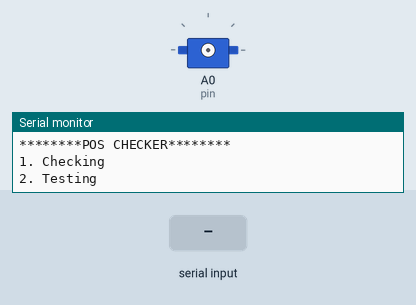
The sketch below on a simulated Arduino Uno, built with avr-gcc and run on an emulated ATmega328P. Shown: servo, the last lines printed to the serial monitor. Inputs (shaded band) come from the test bench.

Above: at 1.2 s.
1.3 s: "90,45,200\n" received over Serial
3.4 s: "1" received over Serial
At 9.5 s:
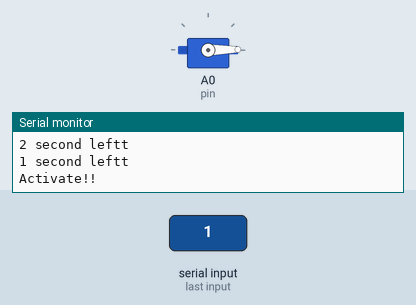
Timing chart, 0 to 10.9 s (numbered marks = the images above; inputs shaded):
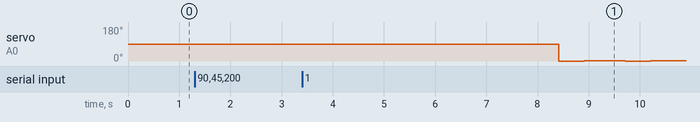

The sketch:

moterChecker.ino
```cpp
#include <Servo.h>

const int slider = A2; // 슬라이더 포트
const int button = 4;  // 버튼 포트
int mapping = 0;  // 슬라이더값 전용 변수
Servo moter;

void hi(void);
void checkMoter(void);
void controlling(void);
void set(int zero, int lim);
void setZero(void);

void setup() {  // 프로그램 초기설정
  Serial.begin(9600); // 시리얼 시작(컴퓨터 - 아두이노 간 통신시작)
  pinMode(button, INPUT);
  hi();
}

void loop() {
  if(Serial.available()) {
    char c = Serial.read();

    switch(c) {
      case '1':
        checkMoter();
        controlling();
        break;
      case '2':
        checkMoter();
        setZero();
        break;
      default:
        ;
    }
  delay(100);
  }
}

void hi(void) {
  Serial.println("********POS CHECKER********");
  Serial.println("1. Checking");
  Serial.println("2. Testing");
  Serial.println("");
}

void checkMoter(void) {
  static int tmp = 0;
  static int pin = 0;
  static bool count = false;

  Serial.print("What port want to attach? : ");
  for(tmp = 0;;) {
    if(Serial.available()) {
      char c = Serial.read();

      if(count) {
        tmp = atoi(&c);
        count = false;

        Serial.print("A"); Serial.println(tmp);
        switch(tmp) {
          case 0:
            pin = A0;
            break;
          case 1:
            pin = A1;
            break;
          case 2:
            pin = A2;
            break;
          case 3:
            pin = A3;
            break;
          case 4:
            pin = A4;
            break;
          case 5:
            pin = A5;
            break;
          default:
            ;
        }
        Serial.print("Pin? : "); Serial.println(pin);
        moter.attach(pin);
        Serial.println("Done!");
        break;
      }
      else {
        count = true;
      }
    }
  }
}

void controlling(void) {
  for(;;) {
    if(!(digitalRead(button))) {
      moter.detach();
      Serial.println("Escape!!");
      hi();
      break;
    }
    mapping = map(analogRead(slider), 0, 1023, 0, 180);
    if(mapping >= 160) {
      mapping = 160;
    }
    moter.write(mapping);
    Serial.print("moter "); Serial.println(mapping);
  }
}

void set(int zero, int lim, Servo * m) {
  m->write(zero);
  delay(500);
  m->write(lim);
  delay(300);
}

void setZero(void) {
  static bool recieve = false;
  static int check = 0;
  static int count = 0;
  int zero = 0;
  int lim = 0;
  int buf[3] = {0, };

  Serial.print("set zero : ");
  for(check = 0, count = 0, recieve = false;;) {
    if(Serial.available()) {
    recieve = true;
    char c = Serial.read();
    buf[check] = atoi(&c);
    check++;
    delay(10);  // Serial이 씹힘
    }
    if(recieve) {
      count++;
    }
    if(check != count) {
      switch(check) {
        case 1:
          zero = buf[0];
          Serial.println(zero);
          break;
        case 2:
          zero = (buf[0]*10) + (buf[1]);
          Serial.println(zero);
          break;
        case 3:
          zero = (buf[0]*100) + (buf[1]*10) + (buf[2]);
          Serial.println(zero);
          break;
        default:
          ;
      }
      break;
    }
  }
  Serial.print("set lim : ");
  for(check = 0, count = 0, recieve = false;;) {
    if(Serial.available()) {
    recieve = true;
    char c = Serial.read();
    buf[check] = atoi(&c);
    check++;
    delay(10);  // Serial이 씹힘
    }
    if(recieve) {
      count++;
    }
    if(check != count) {
      switch(check) {
        case 1:
          lim = buf[0];
          Serial.println(lim);
          break;
        case 2:
          lim = (buf[0]*10) + (buf[1]);
          Serial.println(lim);
          break;
        case 3:
          lim = (buf[0]*100) + (buf[1]*10) + (buf[2]);
          Serial.println(lim);
          break;
        default:
          ;
      }
      break;
    }
  }
  Serial.println("After 5 second later, test will start");
  for(int i = 5; i > 0; i--) {
    Serial.print(i); Serial.println(" second leftt");
    delay(1000);
  }
  Serial.println("Activate!!");
  moter.write(zero);
  set(zero, lim, &moter);
  delay(500);
  set(zero, lim, &moter);
  hi();
}
```

Measured:
- after the input at 3.4 s, servo on A0 (pin): alternates 1° for 0.80 s and 0° for 0.50 s, starting after 5.0 s
